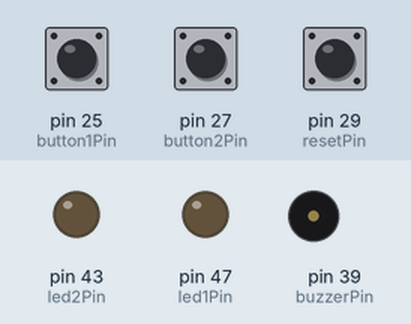
Simulated run of this sketch. Board: Arduino Mega 2560, built with avr-gcc and run on an emulated ATmega2560. Parts: output pins drawn as LEDs (lit = HIGH), buzzer (waves = sounding). The test bench sets the inputs (shaded band); at power-on: pin 25 (button1Pin) HIGH, pin 29 (resetPin) LOW, pin 27 (button2Pin) HIGH.

Above: at 1.2 s.
1.3 s: pin 25 (button1Pin) pulled LOW for 0.15 s
At 2.5 s:
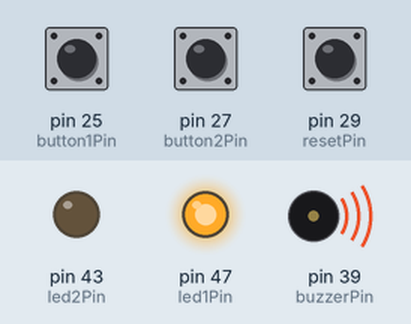
2.9 s: pin 29 (resetPin) pulled HIGH for 0.15 s
At 3.9 s:
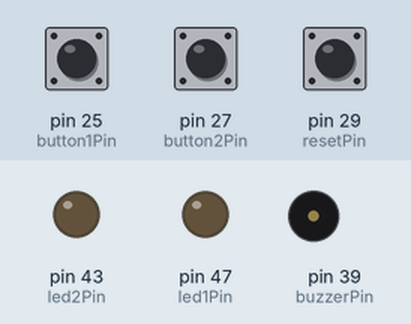
4.5 s: pin 27 (button2Pin) pulled LOW for 0.15 s
At 5.1 s:
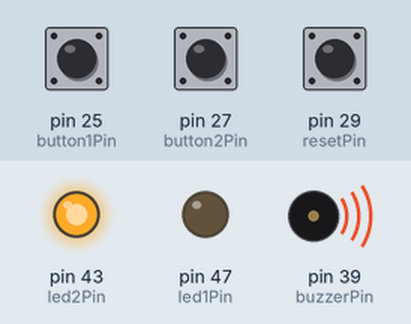
6.1 s: pin 29 (resetPin) pulled HIGH for 1 s
At 6.4 s:
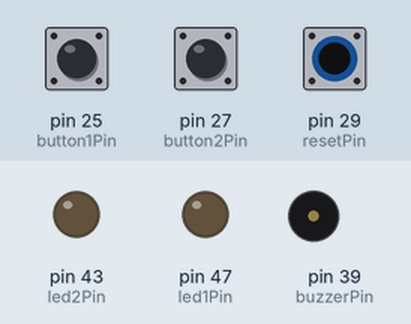
Timing chart, 0 to 9.1 s (numbered marks = the images above; inputs shaded):
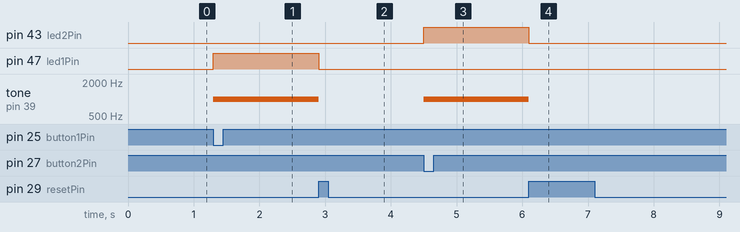

The sketch:

PassaRepassa.ino
```cpp
/*
  Diogo Freitas
*/

// constants won't change. They're used here to set pin numbers:
const int button1Pin = 25;    // the number of the pushbutton pin
const int button2Pin = 27;    // the number of the pushbutton pin
const int resetPin = 29;  // the number of the pushbutton pin
const int led1Pin = 47;   // the number of the LED pin
const int led2Pin = 43;   // the number of the LED pin
const int buzzerPin = 39;   // the number of the buzzer pin
const int freq = 1000;   // the number of the buzzer pin

// variables will change:
int player1State = 0;  // variable for reading the pushbutton status
int player2State = 0;  // variable for reading the pushbutton status
int resetState = 0;  // variable for reading the pushbutton status
int hold = 0;

void setup() {
  // initialize the LED pin as an output:
  pinMode(led1Pin, OUTPUT);
  pinMode(led2Pin, OUTPUT);
  pinMode(buzzerPin, OUTPUT);
  // initialize the pushbutton pin as an input:
  pinMode(button1Pin, INPUT);
  pinMode(button2Pin, INPUT);
  pinMode(resetPin, INPUT);
  noTone(buzzerPin);
}

void loop() {

  // read the state of the buttons
  player1State = !digitalRead(button1Pin);
  player2State = !digitalRead(button2Pin);
  resetState = digitalRead(resetPin);

  if (resetState) {
    player1State = 0;
    player2State = 0;
    resetState = 0;
    hold = 0;
    digitalWrite(led1Pin, LOW);
    digitalWrite(led2Pin, LOW);
    digitalWrite(buzzerPin, LOW);
    noTone(buzzerPin);

  } else if (player1State && !hold) {
    hold = 1;
    digitalWrite(led1Pin, HIGH);
    tone(buzzerPin, freq);

  } else if (player2State && !hold) {
    hold = 1;
    digitalWrite(led2Pin, HIGH);
    tone(buzzerPin, freq);
  }

  // For relay test
  // digitalWrite(led1Pin, HIGH);
  // delay(1000);
  // digitalWrite(led1Pin, LOW);
  // delay(1000);
  // digitalWrite(led2Pin, HIGH);
  // delay(1000);
  // digitalWrite(led2Pin, LOW);
  // delay(1000);

}
```

Measured:
- after the input at 1.3 s, pin 47 (led1Pin): LOW → HIGH at once; tone on pin 39 (buzzerPin): silent → 1000 Hz at once
- after the input at 2.9 s, pin 47 (led1Pin): HIGH → LOW at once; tone on pin 39 (buzzerPin): 1000 Hz → silent at once
- after the input at 4.5 s, pin 43 (led2Pin): LOW → HIGH at once; tone on pin 39 (buzzerPin): silent → 1000 Hz at once
- after the input at 6.1 s, pin 43 (led2Pin): HIGH → LOW at once; tone on pin 39 (buzzerPin): 1000 Hz → silent at once
